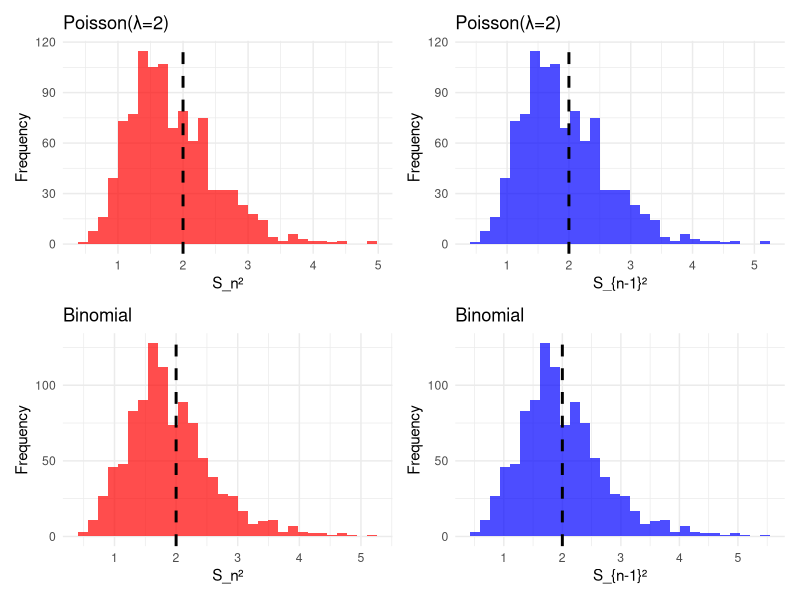
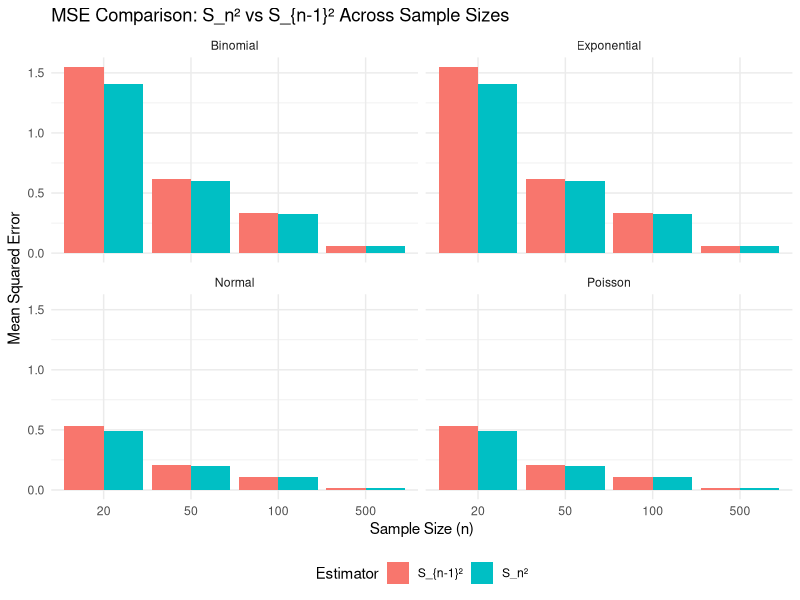
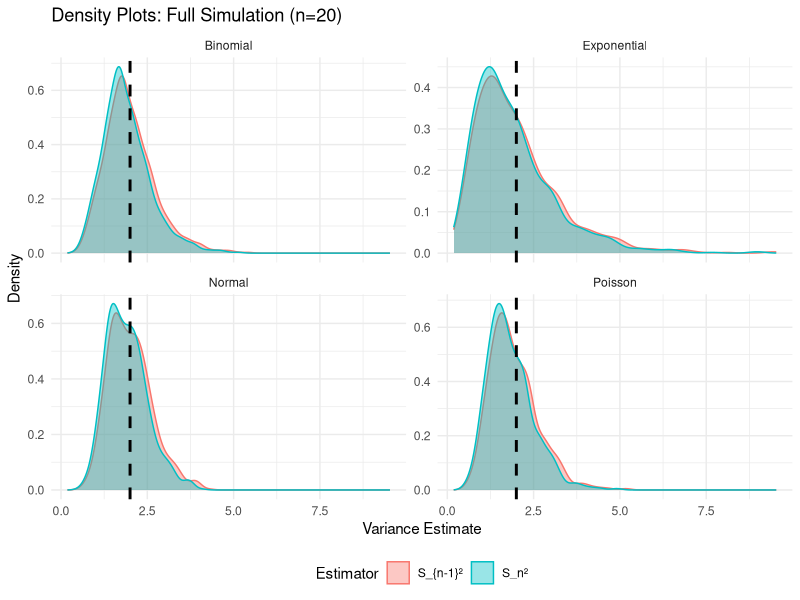
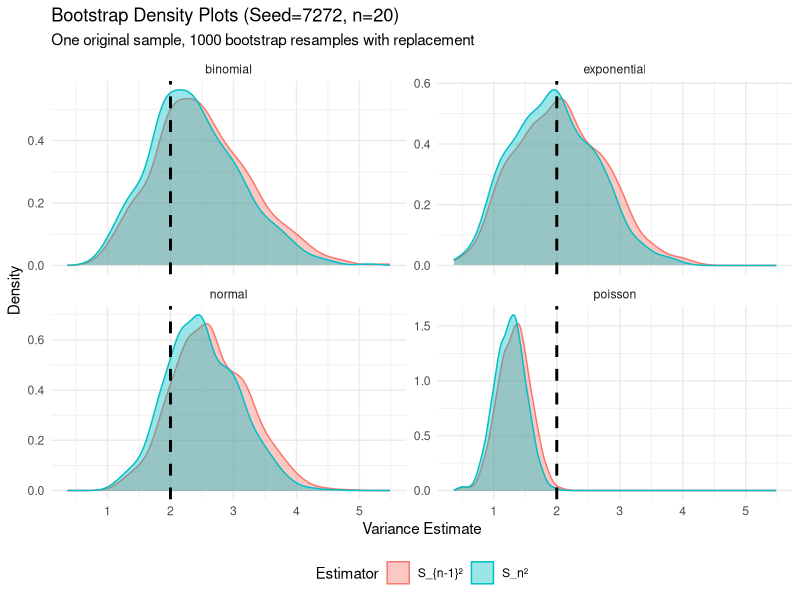

Reproduce these figures in R, in order.
## ---- chunk 1
#| echo: false

default_chunk_hook  <- knitr::knit_hooks$get("chunk")

latex_font_size <- c("Huge", "huge", "LARGE", "Large", 
                     "large", "normalsize", "small", 
                     "footnotesize", "scriptsize", "tiny")

knitr::knit_hooks$set(chunk = function(x, options) {
  x <- default_chunk_hook(x, options)
  if(options$size %in% latex_font_size) {
    paste0("\n \\", options$size, "\n\n", 
      x, 
      "\n\n \\normalsize"
    )
  } else {
    x
  }
})
## ---- chunk 2
#| label: load-packages
#| include: false
library(tidyverse)
library(patchwork)
## ---- chunk 3
#| label: initial-simulation
#| echo: true
#| fig-width: 12
#| fig-height: 10

library(tidyverse)
library(patchwork)
library(ggplot2)

# Set seed for reproducibility
set.seed(7272)

# Define parameters for all distributions (all have true variance = 2)
n = 20  # Sample size
n_sims = 1000  # Number of simulations
true_var = 2  # True variance for all distributions

# Function to calculate both variance estimators
calc_variances = function(x) {
  x_bar = mean(x)
  s_n2 = mean((x - x_bar)^2)           # Population variance estimator (biased)
  s_n1_2 = sum((x - x_bar)^2) / (n - 1) # Sample variance estimator (unbiased)
  return(c(s_n2 = s_n2, s_n1_2 = s_n1_2))
}

# Storage for results
results = matrix(NA, nrow = n_sims, ncol = 8)
colnames(results) = c("poisson_sn2", "poisson_sn1_2", 
                       "binomial_sn2", "binomial_sn1_2",
                       "normal_sn2", "normal_sn1_2",
                       "exponential_sn2", "exponential_sn1_2")

# Simulation loop for each distribution
for(i in 1:n_sims) {
  # Poisson(λ=2): E[X] = 2, Var(X) = 2
  x_poi = rpois(n, lambda = 2)
  
  # Binomial(n=50, p=(5-√21)/10): E[X] = np ≈ 9.79, Var(X) = np(1-p) = 2
  p_bin = (5 - sqrt(21)) / 10
  x_bin = rbinom(n, size = 50, prob = p_bin)
  
  # Normal(μ=0, σ=√2): Var(X) = 2
  x_norm = rnorm(n, mean = 0, sd = sqrt(2))
  
  # Exponential(λ=1/√2): Var(X) = 1/λ² = 2
  x_exp = rexp(n, rate = 1/sqrt(2))
  
  # Calculate variances for all distributions
  results[i, 1:2] = calc_variances(x_poi)
  results[i, 3:4] = calc_variances(x_bin)
  results[i, 5:6] = calc_variances(x_norm)
  results[i, 7:8] = calc_variances(x_exp)
}

# Convert to data frame for easier analysis
results_df = as.data.frame(results)

# Calculate summary statistics for each estimator
summary_stats = data.frame(
  Distribution = rep(c("Poisson", "Binomial", "Normal", "Exponential"), each = 2),
  Estimator = rep(c("S_n²", "S_{n-1}²"), 4),
  Bias = c(
    mean(results_df$poisson_sn2) - true_var, mean(results_df$poisson_sn1_2) - true_var,
    mean(results_df$binomial_sn2) - true_var, mean(results_df$binomial_sn1_2) - true_var,
    mean(results_df$normal_sn2) - true_var, mean(results_df$normal_sn1_2) - true_var,
    mean(results_df$exponential_sn2) - true_var, mean(results_df$exponential_sn1_2) - true_var
  ),
  Variance = c(
    var(results_df$poisson_sn2), var(results_df$poisson_sn1_2),
    var(results_df$binomial_sn2), var(results_df$binomial_sn1_2),
    var(results_df$normal_sn2), var(results_df$normal_sn1_2),
    var(results_df$exponential_sn2), var(results_df$exponential_sn1_2)
  ),
  Precision = c(
    1/var(results_df$poisson_sn2), 1/var(results_df$poisson_sn1_2),
    1/var(results_df$binomial_sn2), 1/var(results_df$binomial_sn1_2),
    1/var(results_df$normal_sn2), 1/var(results_df$normal_sn1_2),
    1/var(results_df$exponential_sn2), 1/var(results_df$exponential_sn1_2)
  ),
  MSE = c(
    (mean(results_df$poisson_sn2) - true_var)^2 + var(results_df$poisson_sn2),
    (mean(results_df$poisson_sn1_2) - true_var)^2 + var(results_df$poisson_sn1_2),
    (mean(results_df$binomial_sn2) - true_var)^2 + var(results_df$binomial_sn2),
    (mean(results_df$binomial_sn1_2) - true_var)^2 + var(results_df$binomial_sn1_2),
    (mean(results_df$normal_sn2) - true_var)^2 + var(results_df$normal_sn2),
    (mean(results_df$normal_sn1_2) - true_var)^2 + var(results_df$normal_sn1_2),
    (mean(results_df$exponential_sn2) - true_var)^2 + var(results_df$exponential_sn2),
    (mean(results_df$exponential_sn1_2) - true_var)^2 + var(results_df$exponential_sn1_2)
  )
)

# Display summary table
print("Summary Statistics for n=20:")
print(summary_stats)

# Create visualization using patchwork
p1 = ggplot(results_df, aes(x = poisson_sn2)) + 
  geom_histogram(bins = 30, alpha = 0.7, fill = "red") +
  geom_vline(xintercept = true_var, color = "black", linetype = "dashed", size = 1) +
  labs(title = "Poisson(λ=2)", x = "S_n²", y = "Frequency") +
  theme_minimal()

p2 = ggplot(results_df, aes(x = poisson_sn1_2)) + 
  geom_histogram(bins = 30, alpha = 0.7, fill = "blue") +
  geom_vline(xintercept = true_var, color = "black", linetype = "dashed", size = 1) +
  labs(title = "Poisson(λ=2)", x = "S_{n-1}²", y = "Frequency") +
  theme_minimal()

p3 = ggplot(results_df, aes(x = binomial_sn2)) + 
  geom_histogram(bins = 30, alpha = 0.7, fill = "red") +
  geom_vline(xintercept = true_var, color = "black", linetype = "dashed", size = 1) +
  labs(title = "Binomial", x = "S_n²", y = "Frequency") +
  theme_minimal()

p4 = ggplot(results_df, aes(x = binomial_sn1_2)) + 
  geom_histogram(bins = 30, alpha = 0.7, fill = "blue") +
  geom_vline(xintercept = true_var, color = "black", linetype = "dashed", size = 1) +
  labs(title = "Binomial", x = "S_{n-1}²", y = "Frequency") +
  theme_minimal()

(p1 + p2) / (p3 + p4)
## ---- chunk 4
#| label: varying-sample-sizes
#| echo: true
#| fig-width: 12
#| fig-height: 10

set.seed(7272)

# Sample sizes to test
sample_sizes = c(20, 50, 100, 500)
n_sims = 1000
true_var = 2

# Function to run simulation for given sample size
run_simulation = function(n) {
  results = matrix(NA, nrow = n_sims, ncol = 8)
  colnames(results) = c("poisson_sn2", "poisson_sn1_2", 
                         "binomial_sn2", "binomial_sn1_2",
                         "normal_sn2", "normal_sn1_2",
                         "exponential_sn2", "exponential_sn1_2")
  
  for(i in 1:n_sims) {
    # Update sample size for each simulation
    calc_variances_n = function(x) {
      x_bar = mean(x)
      s_n2 = mean((x - x_bar)^2)
      s_n1_2 = sum((x - x_bar)^2) / (n - 1)
      return(c(s_n2 = s_n2, s_n1_2 = s_n1_2))
    }
    
    # Generate samples
    x_poi = rpois(n, lambda = 2)
    p_bin = (5 - sqrt(21)) / 10
    x_bin = rbinom(n, size = 50, prob = p_bin)
    x_norm = rnorm(n, mean = 0, sd = sqrt(2))
    x_exp = rexp(n, rate = 1/sqrt(2))
    
    results[i, 1:2] = calc_variances_n(x_poi)
    results[i, 3:4] = calc_variances_n(x_bin)
    results[i, 5:6] = calc_variances_n(x_norm)
    results[i, 7:8] = calc_variances_n(x_exp)
  }
  
  results_df = as.data.frame(results)
  
  # Calculate summary statistics
  summary_stats = data.frame(
    Sample_Size = n,
    Distribution = rep(c("Poisson", "Binomial", "Normal", "Exponential"), each = 2),
    Estimator = rep(c("S_n²", "S_{n-1}²"), 4),
    Bias_Sn2 = c(mean(results_df$poisson_sn2) - true_var,
                 mean(results_df$binomial_sn2) - true_var,
                 mean(results_df$normal_sn2) - true_var,
                 mean(results_df$exponential_sn2) - true_var),
    Bias_Sn1_2 = c(mean(results_df$poisson_sn1_2) - true_var,
                   mean(results_df$binomial_sn1_2) - true_var,
                   mean(results_df$normal_sn1_2) - true_var,
                   mean(results_df$exponential_sn1_2) - true_var),
    MSE_Sn2 = c((mean(results_df$poisson_sn2) - true_var)^2 + var(results_df$poisson_sn2),
                (mean(results_df$binomial_sn2) - true_var)^2 + var(results_df$binomial_sn2),
                (mean(results_df$normal_sn2) - true_var)^2 + var(results_df$normal_sn2),
                (mean(results_df$exponential_sn2) - true_var)^2 + var(results_df$exponential_sn2)),
    MSE_Sn1_2 = c((mean(results_df$poisson_sn1_2) - true_var)^2 + var(results_df$poisson_sn1_2),
                  (mean(results_df$binomial_sn1_2) - true_var)^2 + var(results_df$binomial_sn1_2),
                  (mean(results_df$normal_sn1_2) - true_var)^2 + var(results_df$normal_sn1_2),
                  (mean(results_df$exponential_sn1_2) - true_var)^2 + var(results_df$exponential_sn1_2))
  )
  
  return(summary_stats)
}

# Run simulations for all sample sizes
all_summaries = map_dfr(sample_sizes, run_simulation)

# Display results table
print("MSE Comparison Across Sample Sizes:")
all_summaries %>%
  select(Sample_Size, Distribution, Estimator, MSE_Sn2, MSE_Sn1_2) %>%
  pivot_wider(names_from = Estimator, values_from = c(MSE_Sn2, MSE_Sn1_2)) %>%
  print(n = 20)

# Plot MSE vs Sample Size
mse_long = all_summaries %>%
  select(Sample_Size, Distribution, MSE_Sn2, MSE_Sn1_2) %>%
  pivot_longer(cols = c(MSE_Sn2, MSE_Sn1_2), 
               names_to = "Estimator", values_to = "MSE") %>%
  mutate(Estimator = recode(Estimator, "MSE_Sn2" = "S_n²", "MSE_Sn1_2" = "S_{n-1}²"))

ggplot(mse_long, aes(x = factor(Sample_Size), y = MSE, fill = Estimator)) +
  geom_col(position = "dodge") +
  facet_wrap(~Distribution) +
  labs(title = "MSE Comparison: S_n² vs S_{n-1}² Across Sample Sizes",
       x = "Sample Size (n)", y = "Mean Squared Error") +
  theme_minimal() +
  theme(legend.position = "bottom")
## ---- chunk 5
#| label: density-plots
#| echo: true
#| fig-width: 14
#| fig-height: 10

set.seed(7272)

n = 20
n_sims = 1000
true_var = 2

# Generate simulation results (reuse structure from initial simulation)
results = matrix(NA, nrow = n_sims, ncol = 8)
colnames(results) = c("poisson_sn2", "poisson_sn1_2", 
                       "binomial_sn2", "binomial_sn1_2",
                       "normal_sn2", "normal_sn1_2",
                       "exponential_sn2", "exponential_sn1_2")

for(i in 1:n_sims) {
  calc_variances = function(x) {
    x_bar = mean(x)
    s_n2 = mean((x - x_bar)^2)
    s_n1_2 = sum((x - x_bar)^2) / (n - 1)
    return(c(s_n2 = s_n2, s_n1_2 = s_n1_2))
  }
  
  x_poi = rpois(n, lambda = 2)
  p_bin = (5 - sqrt(21)) / 10
  x_bin = rbinom(n, size = 50, prob = p_bin)
  x_norm = rnorm(n, mean = 0, sd = sqrt(2))
  x_exp = rexp(n, rate = 1/sqrt(2))
  
  results[i, 1:2] = calc_variances(x_poi)
  results[i, 3:4] = calc_variances(x_bin)
  results[i, 5:6] = calc_variances(x_norm)
  results[i, 7:8] = calc_variances(x_exp)
}

results_df = as.data.frame(results)

# Create density plots
plot_data = results_df %>%
  pivot_longer(everything(), names_to = "variable", values_to = "value") %>%
  mutate(
    Distribution = case_when(
      str_detect(variable, "poisson") ~ "Poisson",
      str_detect(variable, "binomial") ~ "Binomial", 
      str_detect(variable, "normal") ~ "Normal",
      str_detect(variable, "exponential") ~ "Exponential"
    ),
    Estimator = case_when(
      str_detect(variable, "sn2") ~ "S_n²",
      str_detect(variable, "sn1_2") ~ "S_{n-1}²"
    )
  )

# Density plots
ggplot(plot_data, aes(x = value, color = Estimator, fill = Estimator)) +
  geom_density(alpha = 0.4) +
  geom_vline(xintercept = true_var, linetype = "dashed", color = "black", size = 1) +
  facet_wrap(~Distribution, scales = "free_y") +
  labs(title = "Density Plots: Full Simulation (n=20)",
       x = "Variance Estimate", y = "Density",
       color = "Estimator", fill = "Estimator") +
  theme_minimal() +
  theme(legend.position = "bottom")

## ---- chunk 6
#| label: bootstrap
#| echo: true
#| fig-width: 14
#| fig-height: 10

# Try multiple seeds to show bootstrap consistency
seeds = c(7272, 1234, 5678, 9999)

# Function for bootstrap resampling
bootstrap_variance = function(original_sample, n_bootstrap = 1000, n = 20) {
  results = matrix(NA, nrow = n_bootstrap, ncol = 2)
  
  for(i in 1:n_bootstrap) {
    # Sample with replacement from original sample
    boot_sample = sample(original_sample, size = n, replace = TRUE)
    x_bar = mean(boot_sample)
    s_n2 = mean((boot_sample - x_bar)^2)
    s_n1_2 = sum((boot_sample - x_bar)^2) / (n - 1)
    results[i, ] = c(s_n2, s_n1_2)
  }
  return(results)
}

# Generate one sample from each distribution for bootstrap
set.seed(7272)
n_bootstrap = 1000
n = 20

original_samples = list(
  poisson = rpois(n, lambda = 2),
  binomial = rbinom(n, size = 50, prob = (5 - sqrt(21))/10),
  normal = rnorm(n, mean = 0, sd = sqrt(2)),
  exponential = rexp(n, rate = 1/sqrt(2))
)

# Run bootstrap for each seed and distribution
bootstrap_results = list()
for(seed in seeds) {
  set.seed(seed)
  boot_one_seed = list()
  for(dist_name in names(original_samples)) {
    boot_res = bootstrap_variance(original_samples[[dist_name]], n_bootstrap)
    boot_one_seed[[dist_name]] = as.data.frame(boot_res)
    colnames(boot_one_seed[[dist_name]]) = c("sn2", "sn1_2")
  }
  bootstrap_results[[as.character(seed)]] = boot_one_seed
}

# Create combined plot for first seed (seed=7272)
first_boot = bootstrap_results[["7272"]]
plot_data_boot = map_dfr(names(first_boot), function(dist_name) {
  df = first_boot[[dist_name]]
  df$Distribution = dist_name
  df$Estimator = rep(c("S_n²", "S_{n-1}²"), each = nrow(df)/2)
  df %>% 
    pivot_longer(cols = c(sn2, sn1_2), names_to = "var_type", values_to = "value") %>%
    mutate(Estimator = ifelse(var_type == "sn2", "S_n²", "S_{n-1}²"))
}, .id = "id")

# Bootstrap density plot
p_bootstrap = ggplot(plot_data_boot, aes(x = value, color = Estimator, fill = Estimator)) +
  geom_density(alpha = 0.4) +
  geom_vline(xintercept = 2, linetype = "dashed", color = "black", size = 1) +
  facet_wrap(~Distribution, scales = "free_y") +
  labs(title = "Bootstrap Density Plots (Seed=7272, n=20)",
       subtitle = "One original sample, 1000 bootstrap resamples with replacement",
       x = "Variance Estimate", y = "Density") +
  theme_minimal() +
  theme(legend.position = "bottom")

print(p_bootstrap)
